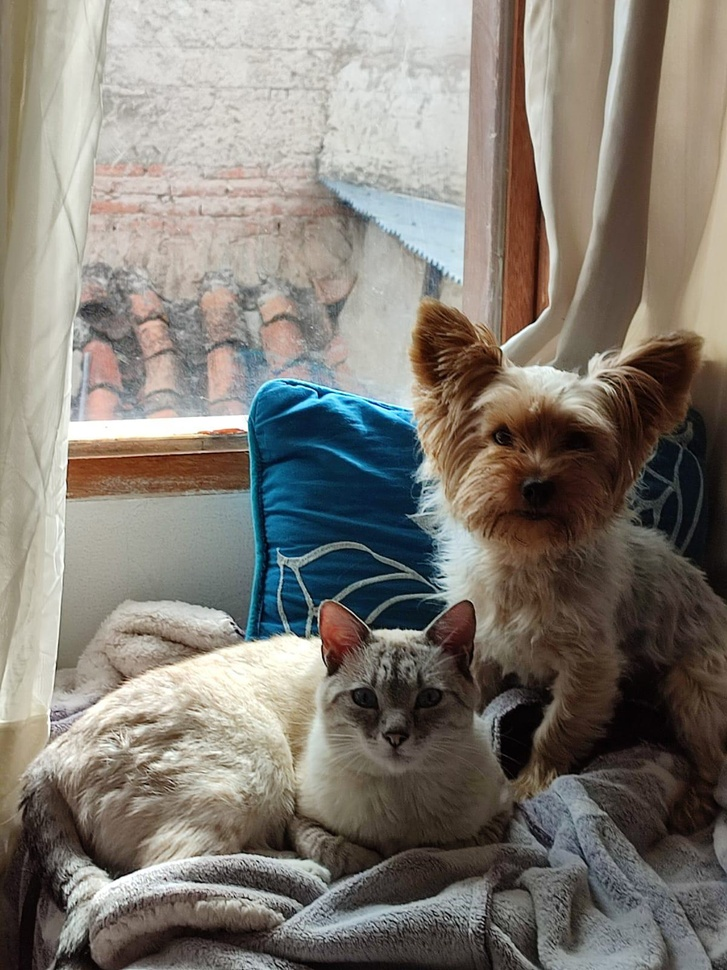
#> input picture PDI_001/Unidad 01 clases/imagentango.jpg, 727 x 970 px, shrunk from 1200 x 1600 before the run
$ jupyter execute pdi_umbralizacion_otsu.ipynb
#> lines starting #> are read from the running program, lines starting #| are printed output that depends on the picture; after the words box and inside, x2 and y2 are one past the last pixel; in counts of white or black regions, pixels touching at a corner belong together
Metodo otsu Manual

[cell 1]
import cv2
import numpy as np
import matplotlib.pyplot as plt

def otsu_manual(imagen):


    histograma, _ = np.histogram(imagen.flatten(), bins=256, range=[0,256])

    histograma = histograma.astype(np.float32) / imagen.size


    mejor_umbral = 0
    mejor_varianza = 0
    P1, P2 = 0, 0
    mu1, mu2 = 0, 0


    media_global = np.sum(np.arange(256) * histograma)


    suma_clase1 = 0
    prob_clase1 = 0


    for t in range(256):
        prob_clase1 += histograma[t]
        if prob_clase1 == 0 or prob_clase1 == 1:
            continue

        suma_clase1 += t * histograma[t]
        media_clase1 = suma_clase1 / prob_clase1


        media_clase2 = (media_global - suma_clase1) / (1 - prob_clase1)


        varianza_interclase = prob_clase1 * (1 - prob_clase1) * (media_clase1 - media_clase2) ** 2


        if varianza_interclase > mejor_varianza:
            mejor_varianza = varianza_interclase
            mejor_umbral = t


    imagen_binaria = (imagen > mejor_umbral).astype(np.uint8) * 255

    return mejor_umbral, imagen_binaria

# Cargar imagen en escala de grises
imagen = cv2.imread('imagentango.jpg', cv2.IMREAD_GRAYSCALE)
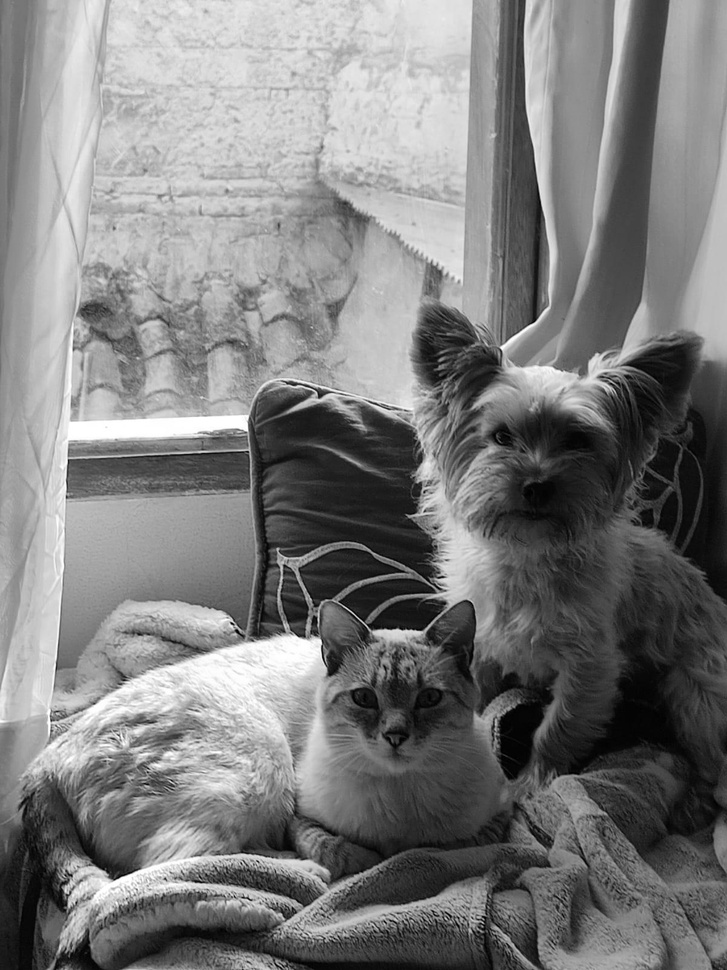
#> imagen: shape (970, 727); min 0, max 255, mean 124.4

# Aplicar Otsu manualmente
umbral_otsu, imagen_otsu = otsu_manual(imagen)
#> in otsu_manual, `histograma, _ = np.histogram(imagen.flatten(), bins=256, range=[0,256])`: histograma = 256 values, max 4479 at index 190, min 73 at index 1, mean 2754.6
#> in otsu_manual, `histograma = histograma.astype(np.float32) / imagen.size`: histograma = 256 values, max 0.00635 at index 190, min 0.000104 at index 1, mean 0.00391
#> in otsu_manual, `media_global = np.sum(np.arange(256) * histograma)`: media_global = 124.4
#> the loop in otsu_manual, `for t in range(256):` made 256 passes
#> (prob_clase1, suma_clase1, media_clase1, media_clase2, varianza_interclase, mejor_varianza) on passes 1 to 12: (0.000105, 0, 0, 124.4, 1.62, 1.62), (0.000208, 0.000104, 0.497, 124.4, 3.2, 3.2), (0.000438, 0.000563, 1.28, 124.4, 6.64, 6.64), (0.00106, 0.00243, 2.29, 124.5, 15.83, 15.83), (0.00286, 0.00963, 3.37, 124.7, 42.03, 42.03), (0.00535, 0.0221, 4.13, 125, 77.82, 77.82), (0.00774, 0.0364, 4.7, 125.3, 111.7, 111.7), (0.00948, 0.0486, 5.13, 125.5, 136.1, 136.1), (0.0112, 0.0624, 5.57, 125.7, 160, 160), (0.0133, 0.0812, 6.11, 126, 188.4, 188.4), (0.0154, 0.102, 6.64, 126.2, 216.8, 216.8), (0.0177, 0.128, 7.21, 126.5, 247.8, 247.8)
#> after the loop in otsu_manual, `for t in range(256):`: mejor_umbral = 118; mejor_varianza = 3323.9; prob_clase1 = 1; suma_clase1 = 124.4
#> in otsu_manual, `imagen_binaria = (imagen > mejor_umbral).astype(np.uint8) * 255`:
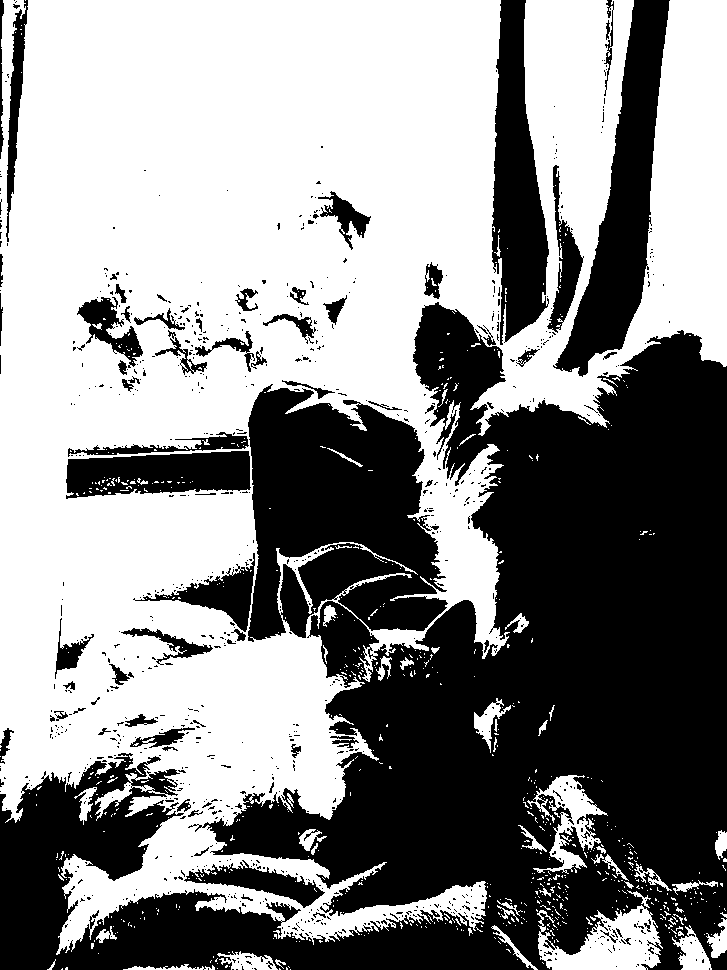
#> imagen_binaria: shape (970, 727); 54.9% white; 855 black regions (775 under 20 px), largest, box (x1, y1, x2, y2) and area: (0, 302, 727, 970) 258469, (553, 0, 670, 377) 16257, (492, 0, 549, 345) 12461
#> umbral_otsu = 118

# Mostrar resultados
plt.figure(figsize=(15,5))

# Imagen original
plt.subplot(1,3,1)
plt.imshow(imagen, cmap="gray")
plt.title("Imagen Original")
plt.axis("off")

# Imagen umbralizada
plt.subplot(1,3,2)
plt.imshow(imagen_otsu, cmap="gray")
plt.title(f"Umbralización Otsu (T={umbral_otsu})")
plt.axis("off")


plt.show()
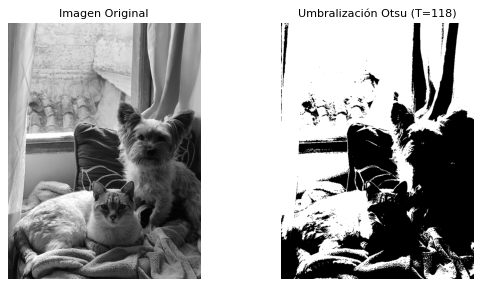
#> figure drawn by matplotlib, 2 panels
